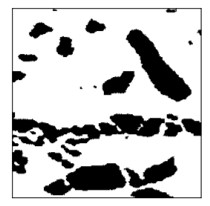
#> input picture Python/Daftar gambar eksperimen-20231205/ruin1.jpg, 210 x 206 px
$ python suplemen9_erosi.py
#> lines starting #> are read from the running program, lines starting #| are printed output that depends on the picture; after the words box and inside, x2 and y2 are one past the last pixel; in counts of white or black regions, pixels touching at a corner belong together
import cv2
import numpy as np
from matplotlib import pyplot as plt

imggambar = cv2.imread("Daftar gambar eksperimen-20231205/ruin1.jpg",0)
#> imggambar is the input picture: shape (206, 210); min 0, max 255, mean 197.7
kernel = np.ones((5,5),np.uint8)
kernel2 = np.ones((1,1),np.uint8)


imgCanny = cv2.Canny(imggambar,10,150)
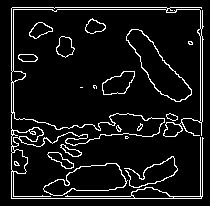
#> imgCanny: shape (206, 210); 8.3% white in thin lines or dots, all inside (x1, y1, x2, y2) = (11, 7, 204, 199)
imgdilation5 = cv2.dilate(imgCanny,kernel,iterations=1)
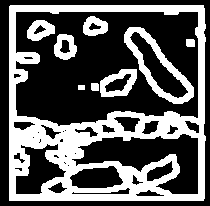
#> imgdilation5: shape (206, 210); 36% white; 9 white regions, largest, box (x1, y1, x2, y2) and area: (9, 5, 206, 201) 12400, (124, 27, 194, 104) 1360, (100, 69, 137, 97) 552
imgErode = cv2.erode(imgdilation5,kernel2,iterations=1)

tampil_hor=np.concatenate((imgCanny,imgErode),axis=1)
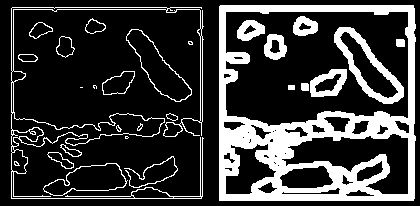
#> tampil_hor: shape (206, 420); 22.1% white; 28 white regions (6 under 20 px), largest, box (x1, y1, x2, y2) and area: (219, 5, 416, 201) 12400, (11, 7, 204, 199) 2269, (334, 27, 404, 104) 1360
cv2.imshow('hasil akhir',tampil_hor)

# cv2.imshow("erosion Image",imgErode)
cv2.waitKey(0)
cv2.destroyAllWindows

$ run again, with Python/Daftar gambar eksperimen-20231205/ruin2.jpg copied over Python/Daftar gambar eksperimen-20231205/ruin1.jpg
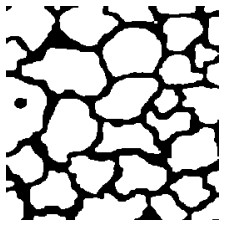
#> input picture Python/Daftar gambar eksperimen-20231205/ruin2.jpg, 230 x 228 px
#> imggambar is the input picture: shape (228, 230); min 0, max 255, mean 189.7
#> `imgCanny = cv2.Canny(imggambar,10,150)`:
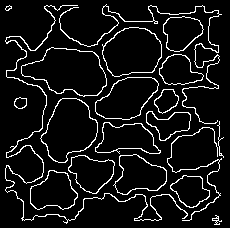
#> imgCanny: shape (228, 230); 8.2% white in thin lines or dots
#> imgdilation5: shape (228, 230); 41.7% white; 4 white regions, box (x1, y1, x2, y2) and area: (3, 2, 226, 226) 21377, (12, 95, 29, 111) 224, (210, 213, 224, 227) 156, (3, 3, 14, 13) 96
#> `tampil_hor=np.concatenate((imgCanny,imgErode),axis=1)`:
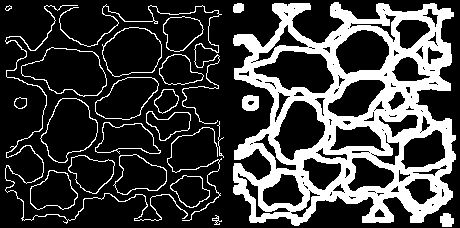
#> tampil_hor: shape (228, 460); 24.9% white; 24 white regions (1 under 20 px), largest, box (x1, y1, x2, y2) and area: (233, 2, 456, 226) 21377, (5, 5, 188, 224) 947, (59, 4, 222, 124) 657
